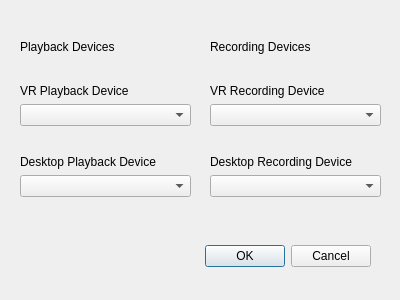
<?xml version="1.0" encoding="UTF-8"?>
<ui version="4.0">
 <class>SetupDialog</class>
 <widget class="QDialog" name="SetupDialog">
  <property name="windowModality">
   <enum>Qt::ApplicationModal</enum>
  </property>
  <property name="geometry">
   <rect>
    <x>0</x>
    <y>0</y>
    <width>400</width>
    <height>300</height>
   </rect>
  </property>
  <property name="windowTitle">
   <string>Audio Setup</string>
  </property>
  <property name="windowIcon">
   <iconset resource="resources.qrc">
    <normaloff>:/icons/Resources/VR_Audio_Switcher_No_Text.png</normaloff>:/icons/Resources/VR_Audio_Switcher_No_Text.png</iconset>
  </property>
  <widget class="QDialogButtonBox" name="buttonBox">
   <property name="geometry">
    <rect>
     <x>30</x>
     <y>240</y>
     <width>341</width>
     <height>32</height>
    </rect>
   </property>
   <property name="orientation">
    <enum>Qt::Horizontal</enum>
   </property>
   <property name="standardButtons">
    <set>QDialogButtonBox::Cancel|QDialogButtonBox::Ok</set>
   </property>
  </widget>
  <widget class="QWidget" name="verticalLayoutWidget">
   <property name="geometry">
    <rect>
     <x>20</x>
     <y>40</y>
     <width>171</width>
     <height>181</height>
    </rect>
   </property>
   <layout class="QVBoxLayout" name="playback_layout">
    <item>
     <widget class="QLabel" name="label">
      <property name="text">
       <string>Playback Devices</string>
      </property>
     </widget>
    </item>
    <item>
     <spacer name="verticalSpacer">
      <property name="orientation">
       <enum>Qt::Vertical</enum>
      </property>
      <property name="sizeHint" stdset="0">
       <size>
        <width>20</width>
        <height>40</height>
       </size>
      </property>
     </spacer>
    </item>
    <item>
     <widget class="QLabel" name="vr_playback_device_label">
      <property name="text">
       <string>VR Playback Device</string>
      </property>
     </widget>
    </item>
    <item>
     <widget class="QComboBox" name="vr_playback_combo_box"/>
    </item>
    <item>
     <spacer name="verticalSpacer_2">
      <property name="orientation">
       <enum>Qt::Vertical</enum>
      </property>
      <property name="sizeHint" stdset="0">
       <size>
        <width>20</width>
        <height>40</height>
       </size>
      </property>
     </spacer>
    </item>
    <item>
     <widget class="QLabel" name="desktop_playback_device_label">
      <property name="text">
       <string>Desktop Playback Device</string>
      </property>
     </widget>
    </item>
    <item>
     <widget class="QComboBox" name="desktop_playback_combo_box"/>
    </item>
    <item>
     <spacer name="verticalSpacer_3">
      <property name="orientation">
       <enum>Qt::Vertical</enum>
      </property>
      <property name="sizeHint" stdset="0">
       <size>
        <width>20</width>
        <height>40</height>
       </size>
      </property>
     </spacer>
    </item>
   </layout>
  </widget>
  <widget class="QWidget" name="verticalLayoutWidget_2">
   <property name="geometry">
    <rect>
     <x>210</x>
     <y>40</y>
     <width>171</width>
     <height>181</height>
    </rect>
   </property>
   <layout class="QVBoxLayout" name="record_layout">
    <item>
     <widget class="QLabel" name="label_4">
      <property name="text">
       <string>Recording Devices</string>
      </property>
     </widget>
    </item>
    <item>
     <spacer name="verticalSpacer_4">
      <property name="orientation">
       <enum>Qt::Vertical</enum>
      </property>
      <property name="sizeHint" stdset="0">
       <size>
        <width>20</width>
        <height>40</height>
       </size>
      </property>
     </spacer>
    </item>
    <item>
     <widget class="QLabel" name="vr_recording_device_label">
      <property name="text">
       <string>VR Recording Device</string>
      </property>
     </widget>
    </item>
    <item>
     <widget class="QComboBox" name="vr_recording_combo_box"/>
    </item>
    <item>
     <spacer name="verticalSpacer_5">
      <property name="orientation">
       <enum>Qt::Vertical</enum>
      </property>
      <property name="sizeHint" stdset="0">
       <size>
        <width>20</width>
        <height>40</height>
       </size>
      </property>
     </spacer>
    </item>
    <item>
     <widget class="QLabel" name="desktop_recording_device_label">
      <property name="text">
       <string>Desktop Recording Device</string>
      </property>
     </widget>
    </item>
    <item>
     <widget class="QComboBox" name="desktop_recording_combo_box"/>
    </item>
    <item>
     <spacer name="verticalSpacer_6">
      <property name="orientation">
       <enum>Qt::Vertical</enum>
      </property>
      <property name="sizeHint" stdset="0">
       <size>
        <width>20</width>
        <height>40</height>
       </size>
      </property>
     </spacer>
    </item>
   </layout>
  </widget>
 </widget>
 <resources>
  <include location="resources.qrc"/>
 </resources>
 <connections>
  <connection>
   <sender>buttonBox</sender>
   <signal>accepted()</signal>
   <receiver>SetupDialog</receiver>
   <slot>accept()</slot>
   <hints>
    <hint type="sourcelabel">
     <x>248</x>
     <y>254</y>
    </hint>
    <hint type="destinationlabel">
     <x>157</x>
     <y>274</y>
    </hint>
   </hints>
  </connection>
  <connection>
   <sender>buttonBox</sender>
   <signal>rejected()</signal>
   <receiver>SetupDialog</receiver>
   <slot>reject()</slot>
   <hints>
    <hint type="sourcelabel">
     <x>316</x>
     <y>260</y>
    </hint>
    <hint type="destinationlabel">
     <x>286</x>
     <y>274</y>
    </hint>
   </hints>
  </connection>
 </connections>
</ui>
